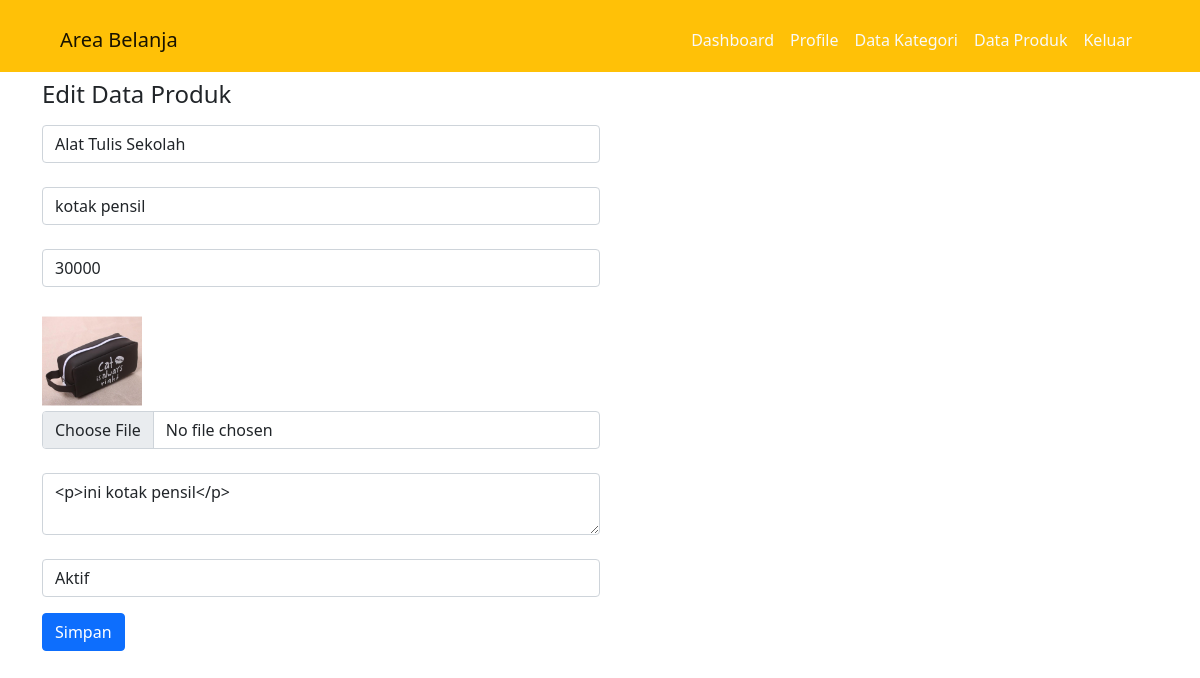
/UAP_WEB/Admin_UAP/edit-produk.php?id=3, run on the app's committed database.
### tables this page shows
CREATE TABLE `tb_produk` (
  `id_produk` int(11) NOT NULL,
  `id_kategori` int(11) NOT NULL,
  `nama_produk` varchar(30) NOT NULL,
  `harga_produk` int(11) NOT NULL,
  `deskripsi_produk` text NOT NULL,
  `gambar_produk` varchar(50) NOT NULL,
  `status_produk` tinyint(1) NOT NULL,
  `data_created` timestamp NOT NULL DEFAULT current_timestamp()
);

CREATE TABLE `tb_kategori` (
  `id_kategori` int(11) NOT NULL,
  `nama_kategori` varchar(30) NOT NULL
);

### UAP_WEB/Admin_UAP/edit-produk.php (the view, shortened to what this page needs)
<?php
    include 'koneksi.php';
    $produk = mysqli_query($koneksi, "SELECT * FROM tb_produk WHERE id_produk = '".$_GET['id']."' ");
    $p = mysqli_fetch_object($produk);
?>
<!doctype html>
<html lang="en">
  <head>
    <link href="https://cdn.jsdelivr.net/npm/bootstrap@5.0.2/dist/css/bootstrap.min.css" rel="stylesheet">
  </head>
  <body>
      <nav class="navbar navbar-expand-lg navbar-light bg-warning">
        <div class="container-fluid">
            <h1><a class="navbar-brand ms-5 " href="#">Area Belanja</a></h1>
            <div class="collapse navbar-collapse" id="navbarSupportedContent">
                <ul class="navbar-nav ms-auto mb-2 mb-lg-0 mt-2">
                    <li class="nav-item">
                        <a class="nav-link active text-light" aria-current="page" href="#">Dashboard</a>
                    </li>
                    <li class="nav-item">
                        <a class="nav-link active text-light" aria-current="page" href="profile.php">Profile</a>
                    </li>
                    <li class="nav-item">
                        <a class="nav-link active text-light" aria-current="page" href="kategori.php">Data Kategori</a>
                    </li>
                    <li class="nav-item">
                        <a class="nav-link active text-light" aria-current="page" href="data_produk.php">Data Produk</a>
                    </li>
                    <li class="nav-item me-5">
                        <a class="nav-link active text-light" aria-current="page" href="keluar.php">Keluar</a>
                    </li>
                </ul>
            </div>
        </div>
       </nav>
       <div class="section">
        <div class="container">
            <div class="col-md-6">
                <h4 class="mt-2">Edit Data Produk</h4>
                <form method="POST" enctype="multipart/form-data">
                    <div class="mb-3 mt-3">
                        <select class="form-control" name="kategori" required>
                            <?php
                                $kategori = mysqli_query ($koneksi, "SELECT * FROM tb_kategori ORDER BY id_kategori DESC");
                                while($r = mysqli_fetch_array($kategori)){
                            ?>
                            <option value="<?php echo $r['id_kategori']?>" <?php echo($r['id_kategori'] == $p->id_kategori)? 'selected' : '';?>><?php echo $r['nama_kategori'] ?></option>
                        <?php } ?>
                        </select>
                        <br>
                        <input type="text" name="nama" class="form-control" placeholder="Nama Produk" value="<?php echo $p->nama_produk?>" required><br>
                        <input type="text" name="harga" class="form-control" placeholder="Harga" value="<?php echo $p->harga_produk?>" required><br>
                        <img src="produk/<?php echo $p->gambar_produk ?>" width=100px>
                        <input type="file" name="gambar" class="form-control" ><br>
                        <textarea class="form-control" name="deskripsi" placeholder="Deskripsi"><?php echo $p->deskripsi_produk?></textarea><br>
                        <select class="form-control" name="status">
                            <option value="1" <?php echo ($p->status_produk == 1)? 'selected' :'';?>>Aktif</option>
                        </select>
                    </div>
                    <button type="submit" name="submit" class="btn btn-primary">Simpan</button>
                </form>
            </div>
        </div>
        </div>
  </body>
</html>

### data on the page
tb_produk: kategori "Alat Tulis Sekolah", nama "kotak pensil", harga "30000", gambar_produk (picture), deskripsi "<p>ini kotak pensil</p>", status "Aktif"
